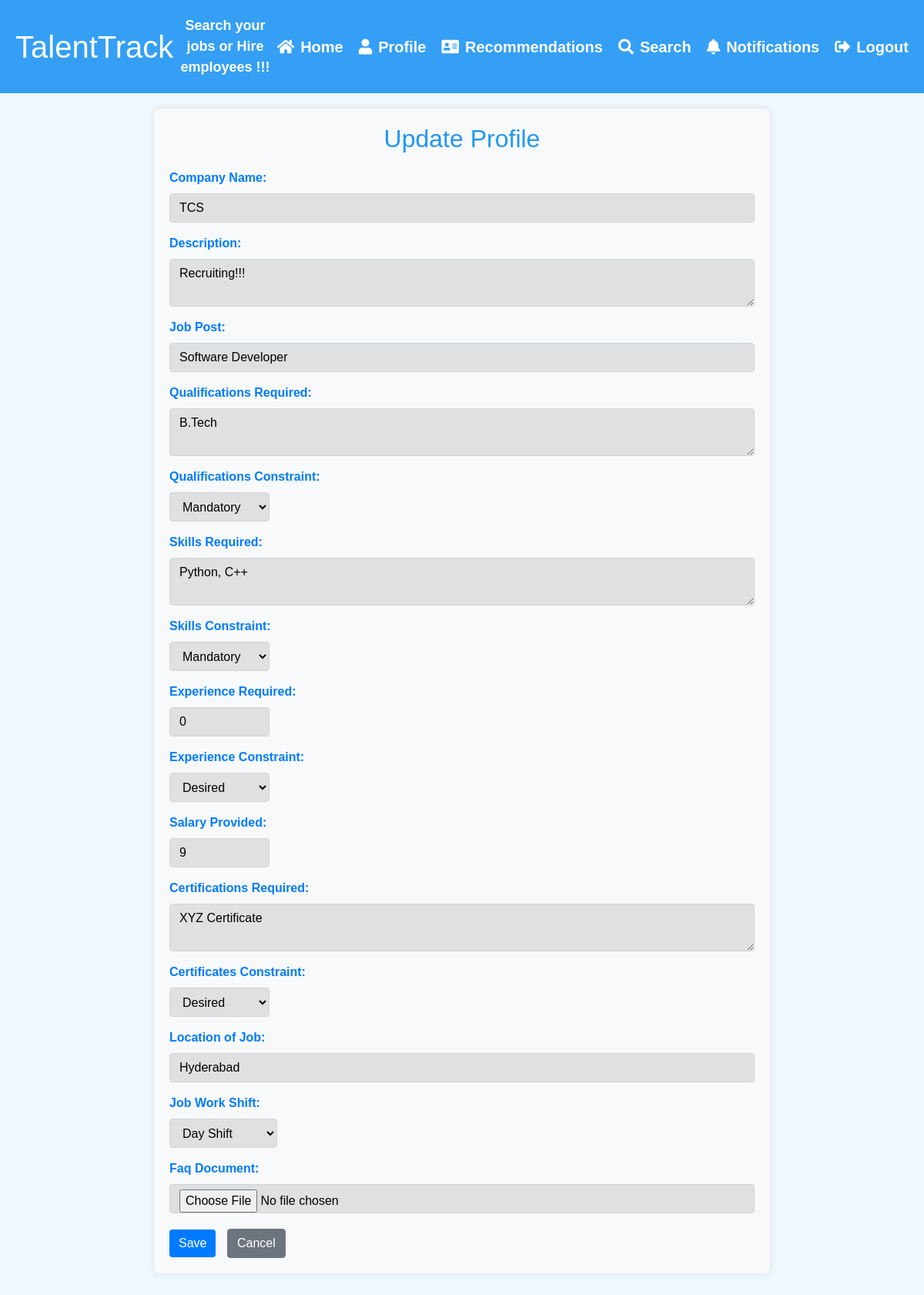
Screenshot of /home/updatejr/ (signed in) with the database file from the repository.
### TalenTrack/models.py (models this page shows)
class JobRecruiter(models.Model):
    username = models.CharField(max_length=100)
    email = models.EmailField()
    password = models.CharField(max_length=100)
    name = models.CharField(max_length=100,null = True)
    profile_picture = models.ImageField(upload_to='profile_pictures/', blank=True, null=True)
    description = models.TextField(null = True)
    job_post = models.CharField(max_length=100,null = True)
    qualifications_reqd = models.TextField(null = True)
    qualifications_constraint = models.CharField(max_length=20,null = True)
    skills_reqd = models.TextField(null = True)
    skills_constraint = models.CharField(max_length=20,null = True)
    experience_reqd = models.IntegerField(null = True,blank=True)
    experience_constraint = models.CharField(max_length=20,null = True)
    salary_provided = models.IntegerField(blank=True,null = True)
    certifications = models.TextField(null = True)
    certificates_constraint = models.CharField(max_length=20,null = True)
    location = models.CharField(max_length=50,null = True)
    work_shift = models.CharField(max_length=50,null = True)
    selected_seekers = models.CharField(max_length=200,null = True)
    removed_seekers = models.CharField(max_length=200,null=True)
    faq_document = models.FileField(upload_to='faq_documents/', blank=True, null=True)

### TalenTrack/views.py (the view, shortened to what this page needs)
# urls.py: path('home/updatejr/', views.update_profile_recruiter, name='updatejr'),
def update_profile_recruiter(request):
    user_id = request.session.get('user_id')
    user_profile = JobRecruiter.objects.get(id = user_id)
    return render(request, 'update_profile_recruiter.html', {'user_profile': user_profile})

### TalenTrack/templates/update_profile_recruiter.html (shortened to what this page needs)
{% extends 'header.html' %}
{% block content %}
<div class="container profile-container">
    <h2>Update Profile</h2>
    <form method="post" action="{% url 'updatejr' %}">
        <div class="form-group">
            <label for="company_name">Company Name:</label>
            <input type="text" id="company_name" name="company_name" class="form-control" value="{{ user_profile.name }}">
        </div>
        <div class="form-group">
            <label for="description">Description:</label>
            <textarea id="description" name="description" class="form-control">{{ user_profile.description }}</textarea>
        </div>
        <div class="form-group">
            <label for="job_post">Job Post:</label>
            <input type="text" id="job_post" name="job_post" class="form-control" value="{{ user_profile.job_post }}">
        </div>
        <div class="form-group">
            <label for="qualifications_reqd">Qualifications Required:</label>
            <textarea id="qualifications_reqd" name="qualifications_reqd" class="form-control">{{ user_profile.qualifications_reqd }}</textarea>
        </div>
        <div class="form-group">
            <label for="qualifications_constraint">Qualifications Constraint:</label>
            <select id="qualifications_constraint" name="qualifications_constraint" class="form-control" style="width: 130px">
                <option value="{{ user_profile.qualifications_constraint }}">{{ user_profile.qualifications_constraint }}</option>
            </select>
        </div>
        <div class="form-group">
            <label for="skills_reqd">Skills Required:</label>
            <textarea id="skills_reqd" name="skills_reqd" class="form-control">{{ user_profile.skills_reqd }}</textarea>
        </div>
        <div class="form-group">
            <label for="skills_constraint">Skills Constraint:</label>
            <select id="skills_constraint" name="skills_constraint" class="form-control" style="width: 130px">
                <option value="{{ user_profile.skills_constraint }}">{{ user_profile.skills_constraint }}</option>
            </select>
        </div>
        <div class="form-group">
            <label for="experience_reqd">Experience Required:</label>
            <input type="number" id="experience_reqd" name="experience_reqd" class="form-control" value="{{ user_profile.experience_reqd }}" min="0" required style="width:130px;margin-right: 125px;">
        </div>
        <div class="form-group">
            <label for="experience_constraint">Experience Constraint:</label>
            <select id="experience_constraint" name="experience_constraint" class="form-control" style="width: 130px">
                <option value="{{ user_profile.experience_constraint }}">{{ user_profile.experience_constraint }}</option>
            </select>
        </div>
        <div class="form-group">
            <label for="salary_provided">Salary Provided:</label>
            <input type="number" id="salary" name="salary_provided" class="form-control" value="{{ user_profile.salary_provided }}" min="0" style="width: 130px;">
        </div>
        <div class="form-group">
            <label for="certifications">Certifications Required:</label>
            <textarea id="certifications" name="certifications" class="form-control">{{ user_profile.certifications }}</textarea>
        </div>
        <div class="form-group">
            <label for="certificates_constraint">Certificates Constraint:</label>
            <select id="certificates_constraint" name="certificates_constraint" class="form-control" style="width: 130px">
                <option value="{{ user_profile.certificates_constraint }}">{{ user_profile.certificates_constraint }}</option>
            </select>
        </div>
        <div class="form-group">
            <label for="location">Location of Job:</label>
            <input type="text" id="location" name="location" class="form-control" value="{{ user_profile.location }}">
        </div>
        <div class="form-group">
            <label for="work_shift">Job Work Shift:</label>
            <select id="work_shift" name="work_shift" class="form-control" style="width: 140px;">
                <option value="{{ user_profile.work_shift }}">{{ user_profile.work_shift}}</option>
            </select>
        </div>
        <div class="form-group">
            <label for="faq_document">Faq Document:</label>
            <input type="file" id="faq_document" name="faq_document" accept="text/plain" class="form-control" value="{{ user_profile.faq_document }}">
        </div>
        <div class="action-buttons">
            <button type="submit" class="btn btn-primary">Save</button>
            <a href="{% url 'profile' %}" class="btn btn-secondary">Cancel</a>
        </div>
    </form>
</div>
{% endblock %}

### TalenTrack/templates/header.html (style rules this page uses)
body { font-family: Arial, sans-serif; margin: 0; padding: 0; background-color: #f0f8ff; color: #2196f3; }
.container { max-width: 800px; margin: 50px auto; padding: 20px; background-color: rgba(255, 255, 255, 0.8); border-radius: 10px; box-shadow: 0 0 10px rgba(0, 0, 0, 0.3); }
.form-control { background-color: rgba(0, 0, 0, 0.1); color: #000; }
.btn-primary { background-color: #007bff; border: none; }
.profile-container { margin-top: 20px; padding: 20px; background-color: #f8f9fa; border-radius: 8px; box-shadow: 0 0 10px rgba(0, 0, 0, 0.1); }
.profile-container h2 { text-align: center; margin-bottom: 20px; }
.form-group { margin-bottom: 15px; }
label { color: #007bff; font-weight: bold; }

### TalenTrack/templates/update_profile_recruiter.html (style rules this page uses)
.profile-container { margin-top: 20px; }
.action-buttons { margin-top: 20px; }
.action-buttons .btn { margin-right: 10px; }

### rows the page displays
JobRecruiter: company_name "TCS", description "Recruiting!!!", job_post "Software Developer", qualifications_reqd "B.Tech", qualifications_constraint "Mandatory", skills_reqd "Python, C++", skills_constraint "Mandatory", experience_reqd "0", experience_constraint "Desired", salary_provided "9", certifications "XYZ Certificate", certificates_constraint "Desired", location "Hyderabad", work_shift "Day Shift"
